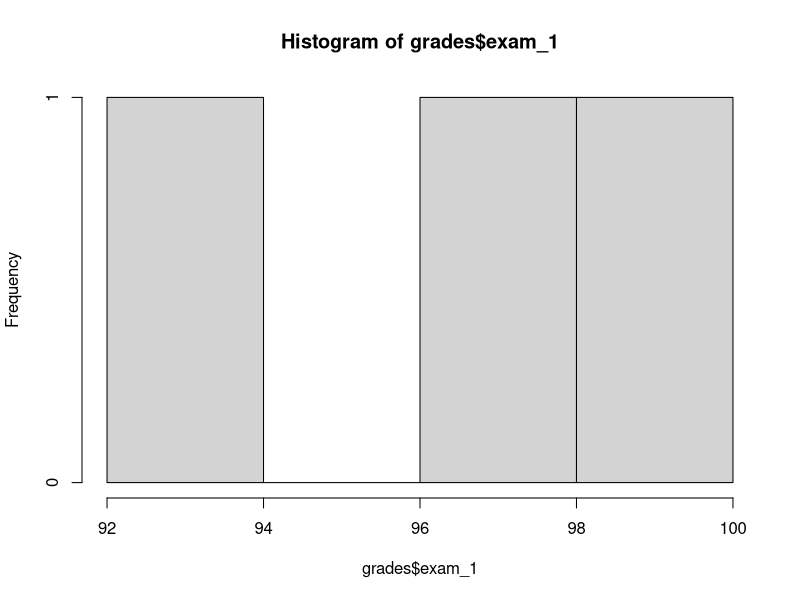

Write the R code that produced this figure.
library(tidyverse)
#This is my test script
grades <- data.frame(names =
                       c("Lauren","Kirstine","Daniel"),
                     exam_1 = c(99, 98, 92),
                     exam_2 = c(97, 99, 96),
                     exam_final = c(100, 98, 99))

grades

for (i in grades$exam_2) {
  if (i >= 100) {
    print("A+")
  } else {
    print("Needs Improvement")
  }
}
#More code to test whether git recognizes there's been changes
hist(grades$exam_1)
#More code to test HOW git records changes
max(grades$exam_final)